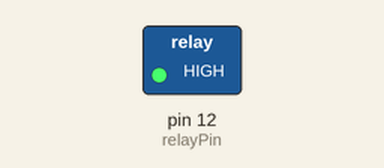
This sketch was run on a simulated Arduino Uno, built with avr-gcc and run on an emulated ATmega328P. Shown: switched loads named in the sketch (green lamp = pin HIGH). Dashed ring = blinking.

Above: at 0.5 s.
Timing chart, 0 to 4.6 s (numbered marks = the images above):
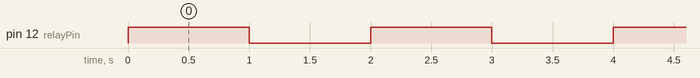

The sketch:

Test_Single_Relay.ino
```cpp
/*
/////////////////////////////////////////////////////////////////////////

Simple program to turn operate a 5V SPDT relay

/////////////////////////////////////////////////////////////////////////
*/

int relayPin = 12; // Pin to control relay

void setup() {
  Serial.begin(9600);  // start serial port
  pinMode(relayPin, OUTPUT);  // Set pin for output to control relay
}

void loop() {
  // Turn relay on/off with 1 sec delay. You shoudl hear a "click"
  digitalWrite(relayPin, HIGH);
  delay(1000);
  digitalWrite(relayPin, LOW);
  delay(1000);
}
```

Measured:
- by itself, pin 12 (relayPin): alternates HIGH for 1.0 s and LOW for 1.0 s
